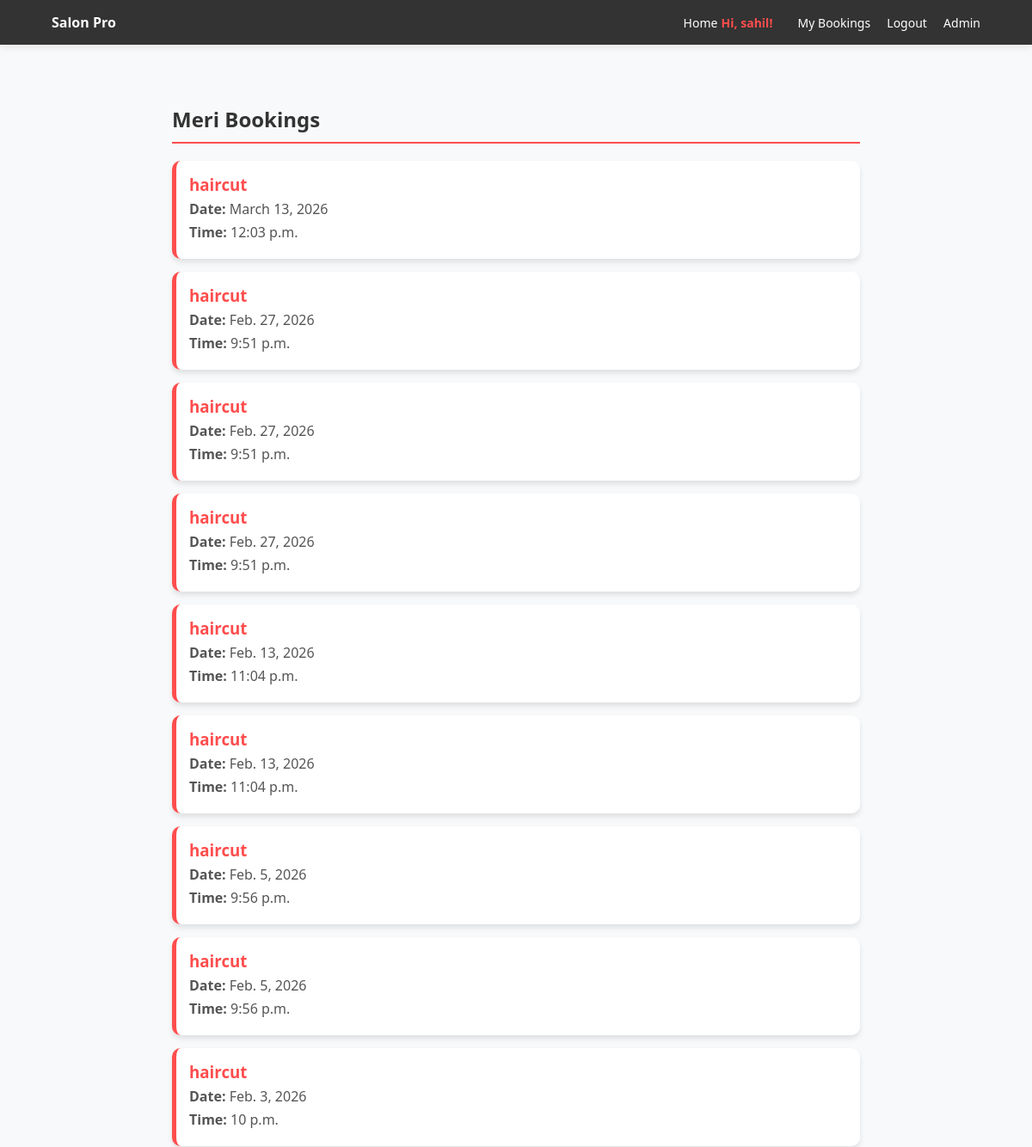
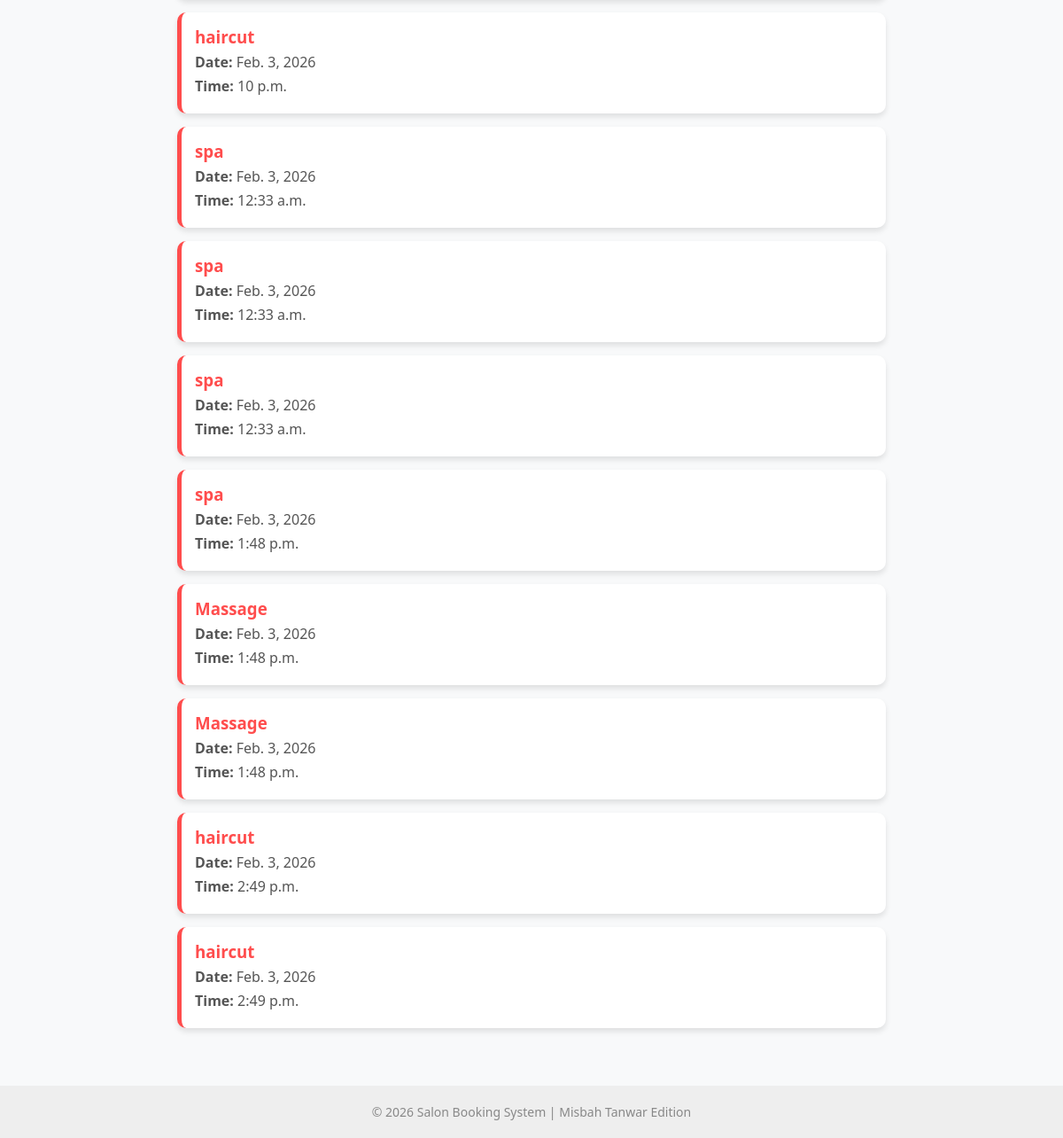
/my-bookings/ (signed in), run on the app's committed database (2 pictures, top to bottom).
### booking/models.py (models this page shows, shortened)
class Appointment(models.Model):
    customer = models.ForeignKey(User, on_delete=models.CASCADE)
    service = models.ForeignKey(Service, on_delete=models.CASCADE)
    date = models.DateField()
    time_slot = models.TimeField()
    status = models.CharField(max_length=20, default='Pending')

class Service(models.Model):
    name = models.CharField(max_length=100)
    price = models.DecimalField(max_digits=10, decimal_places=2)
    duration_minutes = models.IntegerField()

### booking/views.py (the view)
# urls.py: path('my-bookings/', views.my_bookings, name='my_bookings'),
@login_required
def my_bookings(request):
    appointments = Appointment.objects.filter(customer=request.user).order_by('-date')
    return render(request, 'booking/my_bookings.html', {'appointments': appointments})

### booking/templates/booking/my_bookings.html
{% extends 'booking/base.html' %}
{% block content %}
<div style="max-width: 800px; margin: auto; padding: 20px;">
    <h2 style="color: #333; border-bottom: 2px solid #ff4d4d; padding-bottom: 10px;">Meri Bookings</h2>
    {% if appointments %}
        {% for appt in appointments %}
        <div style="background: white; padding: 15px; border-radius: 10px; box-shadow: 0 4px 6px rgba(0,0,0,0.1); margin-bottom: 15px; border-left: 5px solid #ff4d4d;">
            <h3 style="margin: 0; color: #ff4d4d;">{{ appt.service.name }}</h3>
            <p style="margin: 5px 0; color: #555;"><strong>Date:</strong> {{ appt.date }}</p>
            <p style="margin: 5px 0; color: #555;"><strong>Time:</strong> {{ appt.time_slot }}</p>
        </div>
        {% endfor %}
    {% else %}
        <p style="text-align: center; color: #777; margin-top: 30px;">Aapne abhi tak koi booking nahi ki hai.</p>
        <div style="text-align: center;">
            <a href="/" style="color: #ff4d4d; font-weight: bold;">Abhi Book Karein</a>
        </div>
    {% endif %}
</div>
{% endblock %}

### booking/templates/booking/base.html (shortened to what this page needs)
<!DOCTYPE html>
<html>
<head>
</head>
<body>
    <div class="navbar">
        <div class="logo"><strong>Salon Pro</strong></div>
        <div class="menu">
            <a href="/">Home</a>
            {% if user.is_authenticated %}
                <span class="user-greet">Hi, {{ user.username }}!</span>
                <a href="{% url 'my_bookings' %}">My Bookings</a>
                <form action="{% url 'logout' %}" method="post" style="display: inline; margin: 0; padding: 0;">
            <button type="submit" style="background: none; border: none; color: white; cursor: pointer; font-family: inherit; font-weight: 500; font-size: 14px; margin-left: 15px; padding: 0;">
                Logout
            </button>
        </form>
            {% else %}
                <a href="{% url 'login' %}">Login</a>
                <a href="{% url 'signup' %}">Signup</a>
            {% endif %}
            <a href="/admin">Admin</a>
        </div>
    </div>
    <div class="container">
        {% block content %}
        {% endblock %}
    </div>
    <div class="footer">
        © 2026 Salon Booking System | Misbah Tanwar Edition
    </div>
</body>
</html>

### booking/templates/booking/base.html (style rules this page uses)
body { font-family: 'Segoe UI', sans-serif; margin: 0; background-color: #f8f9fa; }
.navbar { background: #333; color: white; padding: 15px 5%; display: flex; justify-content: space-between; align-items: center; box-shadow: 0 2px 10px rgba(0,0,0,0.1); }
.navbar a { color: white; text-decoration: none; margin-left: 15px; font-weight: 500; font-size: 14px; }
.container { padding: 30px; min-height: 80vh; }
.user-greet { color: #ff4d4d; font-weight: bold; margin-right: 10px; font-size: 14px; }
.footer { text-align: center; padding: 20px; color: #888; font-size: 14px; background: #eee; }

### data on the page
Appointment: service.name "haircut", date "March 13, 2026", time_slot "12:03 p.m."
Appointment: service.name "haircut", date "Feb. 27, 2026", time_slot "9:51 p.m."
Appointment: service.name "haircut", date "Feb. 27, 2026", time_slot "9:51 p.m."
Appointment: service.name "haircut", date "Feb. 27, 2026", time_slot "9:51 p.m."
Appointment: service.name "haircut", date "Feb. 13, 2026", time_slot "11:04 p.m."
Appointment: service.name "haircut", date "Feb. 13, 2026", time_slot "11:04 p.m."
Appointment: service.name "haircut", date "Feb. 5, 2026", time_slot "9:56 p.m."
Appointment: service.name "haircut", date "Feb. 5, 2026", time_slot "9:56 p.m."
Appointment: service.name "haircut", date "Feb. 3, 2026", time_slot "10 p.m."
Appointment: service.name "haircut", date "Feb. 3, 2026", time_slot "10 p.m."
Appointment: service.name "spa", date "Feb. 3, 2026", time_slot "12:33 a.m."
Appointment: service.name "spa", date "Feb. 3, 2026", time_slot "12:33 a.m."
Appointment: service.name "spa", date "Feb. 3, 2026", time_slot "12:33 a.m."
Appointment: service.name "spa", date "Feb. 3, 2026", time_slot "1:48 p.m."
Appointment: service.name "Massage", date "Feb. 3, 2026", time_slot "1:48 p.m."
Appointment: service.name "Massage", date "Feb. 3, 2026", time_slot "1:48 p.m."
Appointment: service.name "haircut", date "Feb. 3, 2026", time_slot "2:49 p.m."
Appointment: service.name "haircut", date "Feb. 3, 2026", time_slot "2:49 p.m."

### other printed values
{{ user.username }} "sahil"
